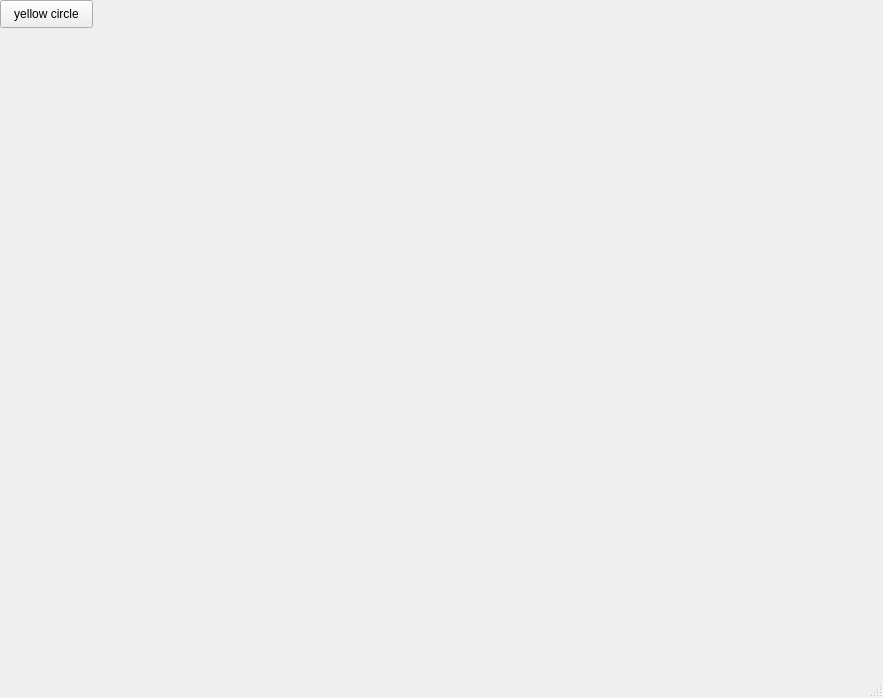
<?xml version="1.0" encoding="UTF-8"?>
<ui version="4.0">
 <class>MainWindow</class>
 <widget class="QMainWindow" name="MainWindow">
  <property name="geometry">
   <rect>
    <x>0</x>
    <y>0</y>
    <width>883</width>
    <height>698</height>
   </rect>
  </property>
  <property name="windowTitle">
   <string>MainWindow</string>
  </property>
  <widget class="QWidget" name="centralwidget">
   <widget class="QPushButton" name="pushButton">
    <property name="geometry">
     <rect>
      <x>0</x>
      <y>0</y>
      <width>93</width>
      <height>28</height>
     </rect>
    </property>
    <property name="text">
     <string>yellow circle</string>
    </property>
   </widget>
  </widget>
  <widget class="QMenuBar" name="menubar">
   <property name="geometry">
    <rect>
     <x>0</x>
     <y>0</y>
     <width>883</width>
     <height>21</height>
    </rect>
   </property>
  </widget>
  <widget class="QStatusBar" name="statusbar"/>
 </widget>
 <resources/>
 <connections/>
</ui>
